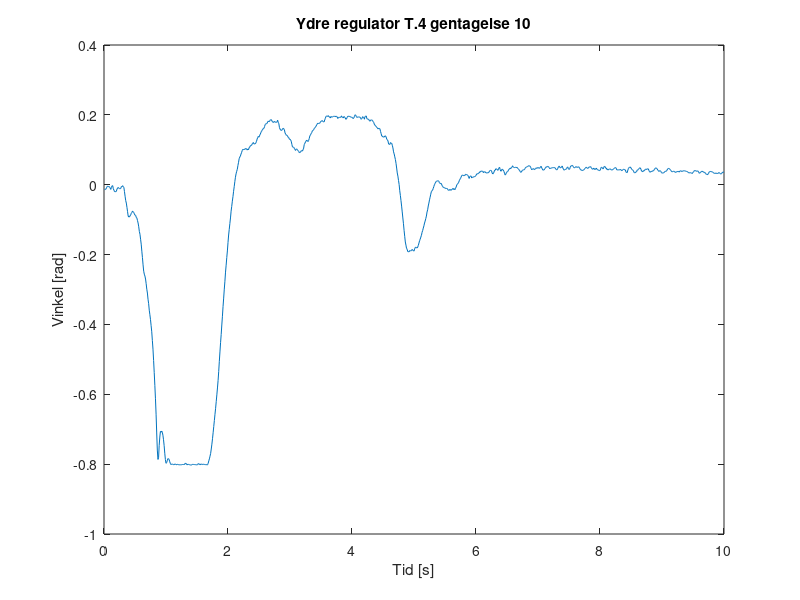

Here is the MATLAB script that generated this plot: (Note: this script raises an error after producing the figure.)
clc
clear all
close all

load('dataYdre.mat');
load('dataYdre2.mat');
load('dataYdre3.mat');

realdata=[dataYdre(1:10418);dataYdre2(1:10786);dataYdre3(1:4115)];

dataFilt(1) = realdata(1);
dataFilt(2) = (realdata(1) + realdata(2))/2;

nn = length(realdata);

for ii=1:(nn-2)
    dataFilt(ii+2)=(realdata(ii)+realdata(ii+1)+realdata(ii+2))/3;
end


data1 = dataFilt(220:1900);
data2 = dataFilt(1921:2920);
data3 = dataFilt(3451:4450);
data4 = dataFilt(6150:7429);
data5 = dataFilt(7430:8529);
data6 = dataFilt(8531:9350);
data7 = dataFilt(10800:11799);
data8 = dataFilt(11910:12909);
data9 = dataFilt(13320:14319);
data10 = dataFilt(14850:15849);


%%
n=0
n=length(data10);

tid = 0
for i = 1:n
    tid(i) = 0.01 * i;
end

temp=0

for ii=(n-200):n
    temp = temp + data10(ii);
end

offset=0
offset = temp/200;


plot(tid,data10-offset+0.04);
title('Ydre regulator T.4 gentagelse 10')
ylabel("Vinkel [rad]");
xlabel("Tid [s]");
yline(0.0175);
yline(-0.0175);

%%

for i = 1:10
    dataFilt(1,i) = data(1,i);
    dataFilt(2,i) = (data(1,i) + data(2,i))/2;
end

for i = 1:10
    for ii=1:1048
        dataFilt(ii+2,i)=(data(ii,i)+data(ii+1,i)+data(ii+2,i))/3;
    end
end


temp = zeros(10);

for i=1:10
    for ii=550:1050
        temp(i) = temp(i) + dataFilt(ii,i);
    end
end


offset = temp/500;

for i=1:10
    figure(i);
    plot(tid,data1-offset);
    a=sprintf('Ydre regulator T.4 gentagelse %d',i);
    title(a)
    ylabel("Vinkel [rad]");
    xlabel("Tid [s]");
    yline(0.0175);
    yline(-0.0175);
end



%plot(data);

